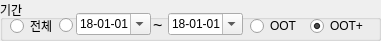
     <widget class="QGroupBox" name="groupBox_44">
      <property name="geometry">
       <rect>
        <x>0</x>
        <y>40</y>
        <width>381</width>
        <height>41</height>
       </rect>
      </property>
      <property name="title">
       <string>기간</string>
      </property>
      <widget class="QRadioButton" name="radioDeckPeriod">
       <property name="geometry">
        <rect>
         <x>59</x>
         <y>10</y>
         <width>181</width>
         <height>31</height>
        </rect>
       </property>
       <property name="text">
        <string/>
       </property>
      </widget>
      <widget class="QRadioButton" name="radioDeckOOT">
       <property name="geometry">
        <rect>
         <x>250</x>
         <y>18</y>
         <width>51</width>
         <height>16</height>
        </rect>
       </property>
       <property name="text">
        <string>OOT</string>
       </property>
      </widget>
      <widget class="QRadioButton" name="radioDeckOOTMini">
       <property name="geometry">
        <rect>
         <x>310</x>
         <y>18</y>
         <width>61</width>
         <height>16</height>
        </rect>
       </property>
       <property name="text">
        <string>OOT+</string>
       </property>
       <property name="checked">
        <bool>true</bool>
       </property>
      </widget>
      <widget class="QDateEdit" name="dateDeckStart">
       <property name="geometry">
        <rect>
         <x>76</x>
         <y>13</y>
         <width>75</width>
         <height>22</height>
        </rect>
       </property>
       <property name="displayFormat">
        <string>yy-MM-dd</string>
       </property>
       <property name="calendarPopup">
        <bool>true</bool>
       </property>
       <property name="date">
        <date>
         <year>2018</year>
         <month>1</month>
         <day>1</day>
        </date>
       </property>
      </widget>
      <widget class="QLabel" name="label_129">
       <property name="geometry">
        <rect>
         <x>153</x>
         <y>17</y>
         <width>16</width>
         <height>16</height>
        </rect>
       </property>
       <property name="font">
        <font>
         <pointsize>12</pointsize>
        </font>
       </property>
       <property name="text">
        <string>~</string>
       </property>
      </widget>
      <widget class="QDateEdit" name="dateDeckEnd">
       <property name="geometry">
        <rect>
         <x>168</x>
         <y>13</y>
         <width>75</width>
         <height>22</height>
        </rect>
       </property>
       <property name="displayFormat">
        <string>yy-MM-dd</string>
       </property>
       <property name="calendarPopup">
        <bool>true</bool>
       </property>
       <property name="date">
        <date>
         <year>2018</year>
         <month>1</month>
         <day>1</day>
        </date>
       </property>
      </widget>
      <widget class="QRadioButton" name="radioDeckAll">
       <property name="geometry">
        <rect>
         <x>10</x>
         <y>18</y>
         <width>51</width>
         <height>16</height>
        </rect>
       </property>
       <property name="text">
        <string>전체</string>
       </property>
       <property name="checked">
        <bool>false</bool>
       </property>
      </widget>
     </widget>
